Frame 1 (no input): blank canvas, image omitted
Frame 60 (the mouse pressed at the canvas centre just before this capture): blank canvas, image omitted
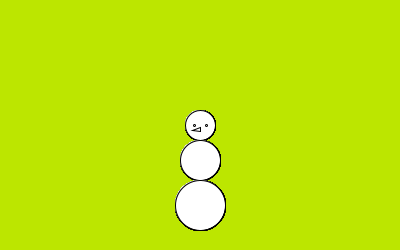
Frame 120 (the mouse held since frame 60 and released just before this capture)

The Processing sketch whose frames 1 and 60 were blank and that drew this single picture after the mouse press (run headless with seeded random() and noise(); from frame 60 on, the mouse is pressed at the canvas centre):

// Processing sketch: processing_178449
// ── processing_178449.pde

int counter;
 
void setup() {
  size(400, 250);
  background(188,230,0);
}
 
void draw() { 
if(mousePressed == true){
  ellipse(mouseX,mouseY,30,30);
  ellipse(mouseX,mouseY+35,40,40);
  ellipse(mouseX,mouseY+80,50,50);
  ellipse(mouseX-6,mouseY,2,2);
  ellipse(mouseX+6,mouseY,2,2);
  triangle(mouseX,mouseY+2,mouseX,mouseY+6,mouseX-8,mouseY+5);
  }
}
 
